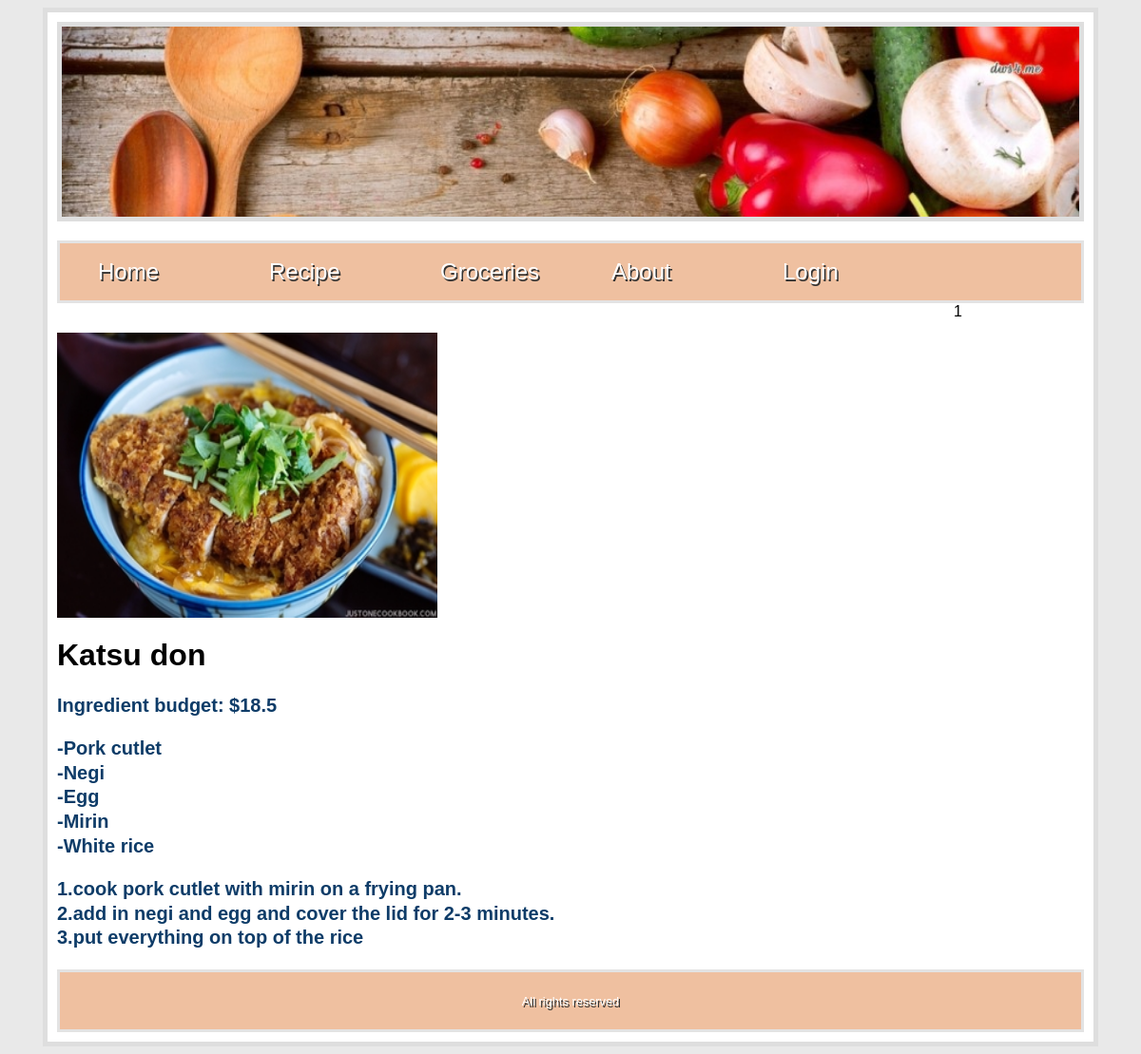
Page /details.php?id=1 on the committed database.
### tables this page shows
CREATE TABLE IF NOT EXISTS `recipe` (
  `id` int(11) NOT NULL AUTO_INCREMENT,
  `name` varchar(255) DEFAULT NULL,
  `type` varchar(255) DEFAULT NULL,
  `price` double DEFAULT NULL,
  `country` varchar(255) DEFAULT NULL,
  `image` varchar(255) DEFAULT NULL,
  `review` text,
  `ingredient` varchar(255) DEFAULT NULL,
  `instruction` varchar(255) DEFAULT NULL,
  PRIMARY KEY (`id`)
);

### details.php (the view, shortened to what this page needs)
 <?php
$dbconnect = mysqli_connect("localhost", "root", "", "recipedb");
if(isset($_GET['id'])){
    include ("header.php");
}
echo $_GET['id'];
$details_sql="SELECT * FROM recipe WHERE id=".$_GET['id'];
if($details_query=mysqli_query($dbconnect,$details_sql)){
$details_rs=mysqli_fetch_assoc($details_query);
    ?>
<p><img src="<?php echo $details_rs['image'] ;?>"  height="300" width="400"/></p>
<h1><?php echo $details_rs['name']; ?></h1>
<p style="font-size:1.25em;color:#0e3c68;font-weight:bold;">Ingredient budget: $<?php echo $details_rs['price'];?></p>
<p style="font-size:1.25em;color:#0e3c68;font-weight:bold;"><?php echo nl2br ($details_rs['ingredient']);?></p>
<p style="font-size:1.25em;color:#0e3c68;font-weight:bold;"><?php echo nl2br ($details_rs['instruction']);?></p>
<?php
}
include("footer.php");
?>

### Styles/Stylesheet.css (style rules this page uses)
body { font-family: lucida grande ,tahoma,verdana,arial,sans-serif; background-color: #e9e9e9; }
body p { font-size: 0.8em; line-height: 1.28; }
p { font-family: arial; font-size: 70px; }

### rows in the picture
recipe: image (picture), name "Katsu don", price "18.5", ingredient "-Pork cutlet -Negi -Egg -Mirin -White rice", instruction "1.cook pork cutlet with mirin on a frying pan. 2.add in negi and egg and cover the lid for 2-3 minutes. 3.put everything on top of the rice"

### other values in the picture
$_GET['id'] "1"
